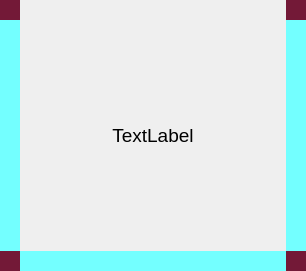
<?xml version="1.0" encoding="UTF-8"?>
<ui version="4.0">
 <class>ItemBorderLabel</class>
 <widget class="QWidget" name="ItemBorderLabel">
  <property name="geometry">
   <rect>
    <x>0</x>
    <y>0</y>
    <width>306</width>
    <height>271</height>
   </rect>
  </property>
  <property name="windowTitle">
   <string>Form</string>
  </property>
  <layout class="QGridLayout" name="gridLayout">
   <property name="leftMargin">
    <number>0</number>
   </property>
   <property name="topMargin">
    <number>0</number>
   </property>
   <property name="rightMargin">
    <number>0</number>
   </property>
   <property name="bottomMargin">
    <number>0</number>
   </property>
   <item row="0" column="0">
    <widget class="QWidget" name="wBg" native="true">
     <property name="styleSheet">
      <string notr="true">QWidget#wBg{background-color: rgba(255, 255, 255, 0);}</string>
     </property>
     <layout class="QGridLayout" name="gridLayout_2">
      <property name="leftMargin">
       <number>0</number>
      </property>
      <property name="topMargin">
       <number>0</number>
      </property>
      <property name="rightMargin">
       <number>0</number>
      </property>
      <property name="bottomMargin">
       <number>0</number>
      </property>
      <property name="spacing">
       <number>0</number>
      </property>
      <item row="0" column="0">
       <widget class="QWidget" name="wBorder01" native="true">
        <property name="minimumSize">
         <size>
          <width>20</width>
          <height>20</height>
         </size>
        </property>
        <property name="maximumSize">
         <size>
          <width>20</width>
          <height>20</height>
         </size>
        </property>
        <property name="styleSheet">
         <string notr="true">background-color: rgb(115, 25, 55);</string>
        </property>
       </widget>
      </item>
      <item row="0" column="1">
       <widget class="QWidget" name="wBorder02" native="true">
        <property name="styleSheet">
         <string notr="true">border-image: url(:/border/res/images/border/border1_02.png);</string>
        </property>
       </widget>
      </item>
      <item row="0" column="2">
       <widget class="QWidget" name="wBorder03" native="true">
        <property name="minimumSize">
         <size>
          <width>20</width>
          <height>20</height>
         </size>
        </property>
        <property name="maximumSize">
         <size>
          <width>20</width>
          <height>20</height>
         </size>
        </property>
        <property name="styleSheet">
         <string notr="true">background-color: rgb(115, 25, 55);</string>
        </property>
       </widget>
      </item>
      <item row="1" column="0">
       <widget class="QWidget" name="wBorder04" native="true">
        <property name="styleSheet">
         <string notr="true">background-color: rgb(115, 255, 255);</string>
        </property>
       </widget>
      </item>
      <item row="1" column="1">
       <widget class="QWidget" name="wBorder05" native="true">
        <property name="styleSheet">
         <string notr="true">QWidget#wBorder05{background-color: rgba(255, 255, 255, 0);}</string>
        </property>
        <layout class="QGridLayout" name="gridLayout_3">
         <property name="leftMargin">
          <number>0</number>
         </property>
         <property name="topMargin">
          <number>0</number>
         </property>
         <property name="rightMargin">
          <number>0</number>
         </property>
         <property name="bottomMargin">
          <number>0</number>
         </property>
         <item row="0" column="0">
          <widget class="QLabel" name="label">
           <property name="font">
            <font>
             <pointsize>14</pointsize>
            </font>
           </property>
           <property name="styleSheet">
            <string notr="true">background-color: rgba(255, 255, 255, 0);</string>
           </property>
           <property name="text">
            <string>TextLabel</string>
           </property>
           <property name="alignment">
            <set>Qt::AlignCenter</set>
           </property>
          </widget>
         </item>
        </layout>
       </widget>
      </item>
      <item row="1" column="2">
       <widget class="QWidget" name="wBorder06" native="true">
        <property name="styleSheet">
         <string notr="true">background-color: rgb(115, 255, 255);</string>
        </property>
       </widget>
      </item>
      <item row="2" column="0">
       <widget class="QWidget" name="wBorder07" native="true">
        <property name="minimumSize">
         <size>
          <width>20</width>
          <height>20</height>
         </size>
        </property>
        <property name="maximumSize">
         <size>
          <width>20</width>
          <height>20</height>
         </size>
        </property>
        <property name="styleSheet">
         <string notr="true">background-color: rgb(115, 25, 55);</string>
        </property>
       </widget>
      </item>
      <item row="2" column="1">
       <widget class="QWidget" name="wBorder08" native="true">
        <property name="styleSheet">
         <string notr="true">background-color: rgb(115, 255, 255);</string>
        </property>
       </widget>
      </item>
      <item row="2" column="2">
       <widget class="QWidget" name="wBorder09" native="true">
        <property name="minimumSize">
         <size>
          <width>20</width>
          <height>20</height>
         </size>
        </property>
        <property name="maximumSize">
         <size>
          <width>20</width>
          <height>20</height>
         </size>
        </property>
        <property name="styleSheet">
         <string notr="true">background-color: rgb(115, 25, 55);</string>
        </property>
       </widget>
      </item>
     </layout>
    </widget>
   </item>
  </layout>
 </widget>
 <resources/>
 <connections/>
</ui>
